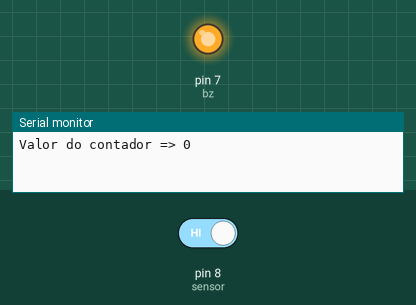
Recording of a sketch running on a simulated Arduino Uno, built with avr-gcc and run on an emulated ATmega328P. Shown: output pins drawn as LEDs (lit = HIGH), the last lines printed to the serial monitor. Dashed ring = blinking. The inputs (shaded band) are chosen by the test bench; at power-on: pin 8 (sensor) HIGH.

Above: at 1.2 s.
1.3 s: pin 8 (sensor) driven LOW
At 4.6 s:
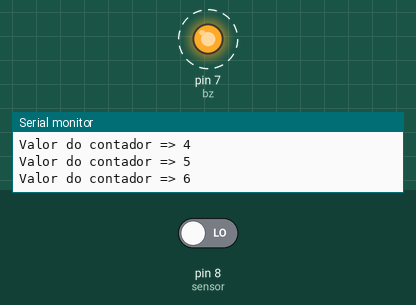
Timing chart, 0 to 10.3 s (numbered marks = the images above; inputs shaded):
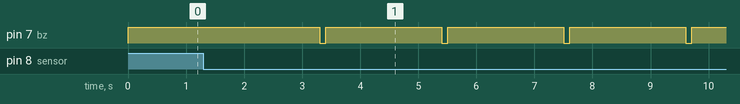

Measured:
- after the input at 1.3 s, pin 7 (bz): alternates HIGH for 2.0 s and LOW for 0.10 s, starting after 2.0 s

The sketch:

Atividade.ino
```cpp
#define bz 7
#define sensor 8
boolean s;
int contador;

void setup() {
  contador=0;
  Serial.begin(9600);
  pinMode(8,INPUT);
  pinMode(7,OUTPUT);
  digitalWrite(bz,1);
  Serial.print("Valor do contador => ");
  Serial.println(contador);
}

void loop() {
    s=digitalRead(sensor);
if(s==0){
    contador++;
    Serial.print("Valor do contador => ");
    Serial.println(contador);
    delay(200);
      if(contador==10){
        digitalWrite(bz,0);
        delay(100);
        digitalWrite(bz,1);
        contador=0;
      }
   }
}
```
